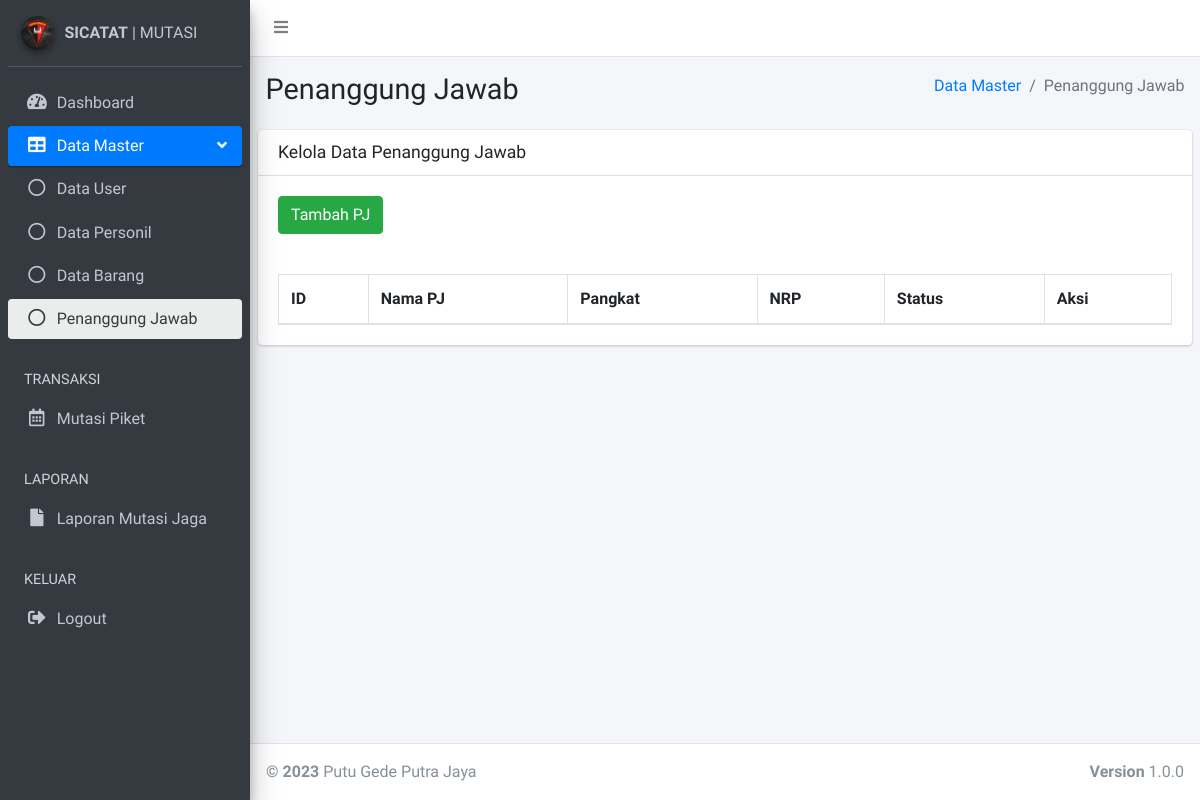
The app's page /pj.php (signed in), older data.
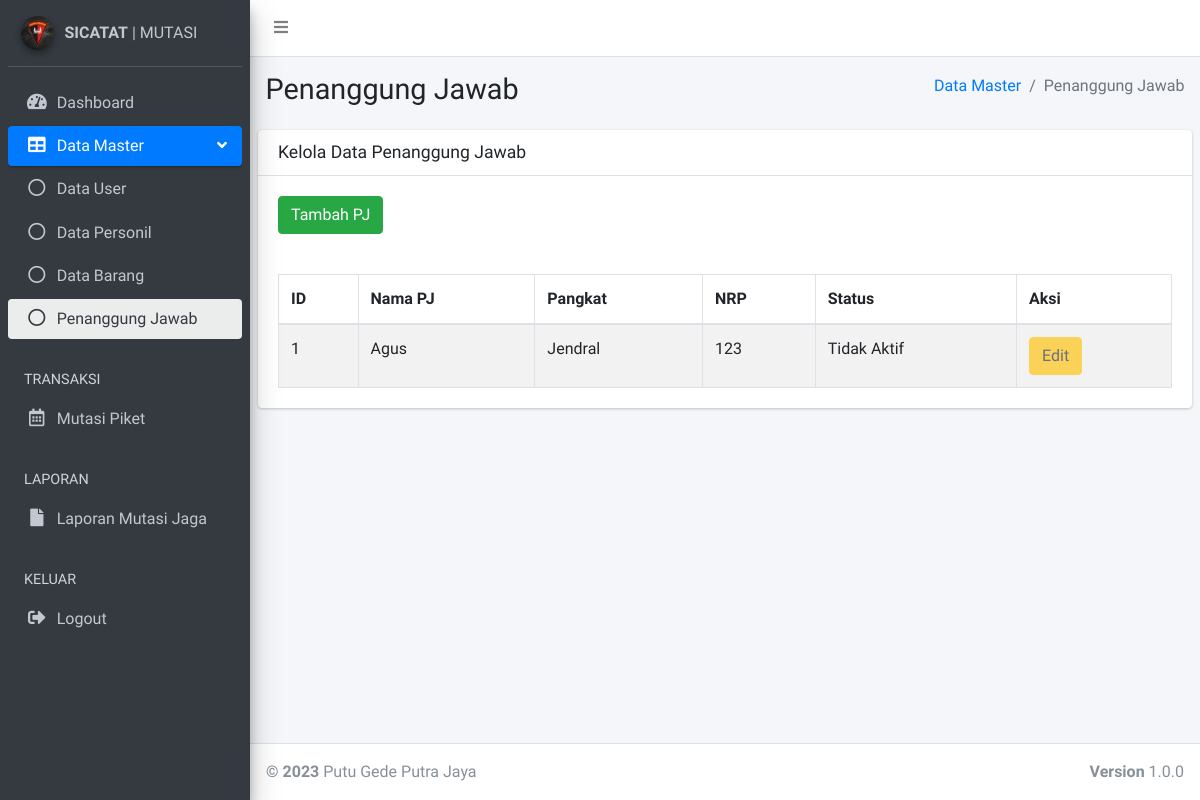
The same page, newer data.
### tables this page shows
CREATE TABLE `setting` (
  `id_setting` int(11) NOT NULL,
  `perwira_penanggung_jawab` varchar(1024) DEFAULT NULL,
  `pangkat_pj` varchar(1024) DEFAULT NULL,
  `nrp_pj` int(11) DEFAULT NULL,
  `status_pj` smallint(6) DEFAULT NULL
);

### pj.php (the view, shortened to what the changed rows need)
<?php
    include "koneksi.php";
?>
<!DOCTYPE html>
<html>
<head>
  <link rel="stylesheet" href="plugins/fontawesome-free/css/all.min.css">
  <link rel="stylesheet" href="https://code.ionicframework.com/ionicons/2.0.1/css/ionicons.min.css">
  <link rel="stylesheet" href="plugins/datatables-bs4/css/dataTables.bootstrap4.css">
  <link rel="stylesheet" href="dist/css/adminlte.min.css">
</head>
<body class="hold-transition sidebar-mini">
<div class="wrapper">
  <div class="content-wrapper">
    <section class="content-header">
      <div class="container-fluid">
        <div class="row mb-2">
          <div class="col-sm-6">
            <h1>Penanggung Jawab</h1>
          </div>
        </div>
      </div>
    </section>
    <section class="content">
      <div class="row">
        <div class="col-12">
          <div class="card">
            <div class="card-body">
              <table id="example1" class="table table-bordered table-striped">
                <thead>
                <tr>
                  <th>ID</th>
                  <th>Nama PJ</th>
                  <th>Pangkat</th>
                  <th>NRP</th>
                  <th>Status</th>
                  <th>Aksi</th>
                </tr>
                </thead>
                <tbody>
          <?php
          $query = mysqli_query($conn,"SELECT * FROM setting");
          while ($data = mysqli_fetch_assoc($query))
          {
          ?>
            <tr>
              <td><?php echo $data['id_setting']; ?></td>
              <td><?php echo $data['perwira_penanggung_jawab']; ?></td>
              <td><?php echo $data['pangkat_pj']; ?></td>
              <td><?php echo $data['nrp_pj']; ?></td>
                <?php
                  if ($data['status_pj']==1){
                    echo "<td>Aktif</td>";
                  }else{
                    echo "<td>Tidak Aktif</td>";
                  }
                ?>
              <td>
               <a href="#" type="button" class="btn btn-md <?php echo ($data['status_pj'] == '0') ? 'btn-warning disabled' : 'btn-success'; ?>"  data-toggle="modal" data-target="#myModal<?php echo $data['id_setting']; ?>">Edit</a>
              </td>
            </tr>
          <?php
          }
          ?>
        </tbody>
        </table>
            </div>
          </div>
        </div>
      </div>
    </section>
        </div>
</div>
</body>
</html>

Row changes from the older to the newer data that the page shows:
added setting: id_setting "1", perwira_penanggung_jawab "Agus", pangkat_pj "Jendral", nrp_pj "123", status_pj "Tidak Aktif"
